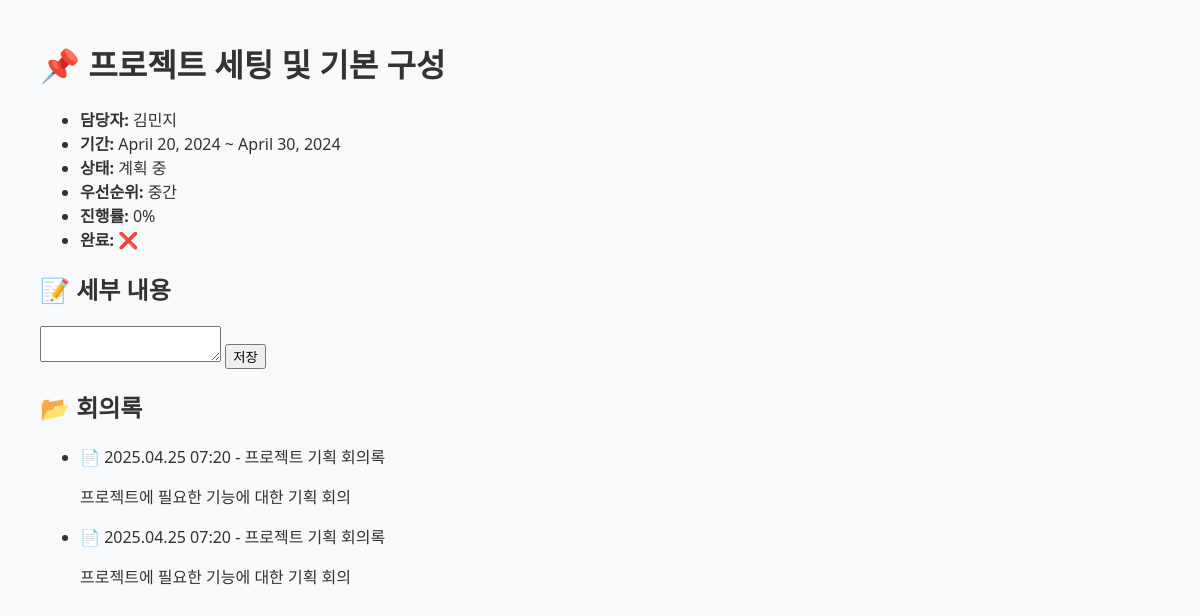
The app's page /tasks/2/ with its own data.
### dashboard_app/models.py (models this page shows, shortened)
class Task(models.Model):
    PRIORITY_CHOICES = [
        ('낮음', '낮음'),
        ('중간', '중간'),
        ('높음', '높음'),
    ]
    STATUS_CHOICES = [
        ('계획 중', '계획 중'),
        ('진행 중', '진행 중'),
        ('완료', '완료'),
    ]
    title = models.CharField(max_length=100)
    assignee = models.CharField(max_length=100, blank=True)
    start_date = models.DateField(null=True, blank=True, default='2024-01-01')
    end_date = models.DateField(null=True, blank=True, default='2024-12-31')
    status = models.CharField(max_length=20, choices=STATUS_CHOICES, default='계획 중')
    priority = models.CharField(max_length=10, choices=PRIORITY_CHOICES, default='중간')
    progress = models.PositiveIntegerField(default=0)
    is_done = models.BooleanField(default=False)
    created_at = models.DateTimeField(auto_now_add=True)
    description = models.TextField(blank=True)

class MeetingNote(models.Model):
    task = models.ForeignKey(Task, on_delete=models.CASCADE, null=True, blank=True)
    title = models.CharField(max_length=100)
    content = models.TextField()
    created_at = models.DateTimeField(auto_now_add=True)

### dashboard_app/views.py (the view)
# urls.py: path('tasks/<int:id>/', views.task_detail, name='task_detail'),
def task_detail(request, id):
    task = get_object_or_404(Task, id=id)
    meeting_notes = task.meetingnote_set.all().order_by('-created_at')
    return render(request, 'dashboard_app/task_detail.html', {
        'task': task,
        'meeting_notes': meeting_notes,
    })

### templates/dashboard_app/task_detail.html (shortened to what this page needs)
{% load static %}
<!DOCTYPE html>
<html lang="ko">
<head>
  <link rel="stylesheet" href="{% static 'css/style.css' %}">
</head>
<body>
  <h1>📌 {{ task.title }}</h1>
  <ul>
    <li><strong>담당자:</strong> {{ task.assignee }}</li>
    <li><strong>기간:</strong> {{ task.start_date }} ~ {{ task.end_date }}</li>
    <li><strong>상태:</strong> {{ task.status }}</li>
    <li><strong>우선순위:</strong> {{ task.priority }}</li>
    <li><strong>진행률:</strong> {{ task.progress }}%</li>
    <li><strong>완료:</strong> {% if task.is_done %}✅{% else %}❌{% endif %}</li>
  </ul>
  <div class="section">
    <h2>📝 세부 내용</h2>
    <textarea id="desc-input">{{ task.description }}</textarea>
    <button onclick="updateDesc()">저장</button>
  </div>
  <div class="section">
    <h2>📂 회의록</h2>
    {% if meeting_notes %}
      <ul>
        {% for note in meeting_notes %}
        <li>
          <div class="note-title" onclick="toggleNote('{{ note.id }}')">
            📄 {{ note.created_at|date:"Y.m.d H:i" }} - {{ note.title }}
          </div>
          <div class="note-content" id="note-{{ note.id }}">
            <p>{{ note.content|linebreaksbr }}</p>
          </div>
        </li>
        {% endfor %}
      </ul>
    {% else %}
      <p>회의록이 없습니다.</p>
    {% endif %}
  </div>
</body>
</html>

### static/css/style.css (style rules this page uses)
body { font-family: 'Segoe UI', 'Apple SD Gothic Neo', 'Noto Sans KR', sans-serif; background-color: #f8f9fa; color: #333; margin: 40px; }

### records on screen
Task: title "프로젝트 세팅 및 기본 구성", assignee "김민지", start_date "April 20, 2024", end_date "April 30, 2024", status "계획 중", priority "중간", progress "0"
MeetingNote: created_at "2025.04.25 07:20", title "프로젝트 기획 회의록", content "프로젝트에 필요한 기능에 대한 기획 회의"
MeetingNote: created_at "2025.04.25 07:20", title "프로젝트 기획 회의록", content "프로젝트에 필요한 기능에 대한 기획 회의"
